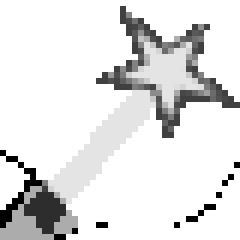
#> input picture image_gen/wand/base.png, 40 x 40 px (shown 6 times larger)
$ python wand_combine.py
#> lines starting #> are read from the running program, lines starting #| are printed output that depends on the picture
### image_gen/base.py

import cv2
import numpy as np


def applyMatrix(img, matrix):
    #applies a 4x4 matrix to each pixel of image
    #recall that arithmetic is done mod 256, so might want to normalize
    return np.dot(img, np.transpose(matrix))

def whitenAlpha(img):
    #r, g, b = alpha
    return applyMatrix(img,np.array([[0,0,0,1],[0,0,0,1],[0,0,0,1],[0,0,0,1]]))

def whitenBrightness(img):
    #r, g, b = (r+g+b)/3
    #again, alpha is unaffected
    return applyMatrix(img,np.array([[1/3,1/3,1/3,0],[1/3,1/3,1/3,0],[1/3,1/3,1/3,0],[0,0,0,1]]))

# [5 lines left out: function toColor, not called in this run]

def toColorBrightness(img,b,g,r):
    #b, g, r are numbers from 0 to 1.
    #blue part <= brightnesss*blue number as input
    #similar for the others
    return applyMatrix(whitenBrightness(img),np.array([[b,0,0,0],[g,0,0,0],[r,0,0,0],[0,0,0,1]]))


def addTransparent(img1, img2):
    #uses img2's alpha channel
    #img1's alpha is completely ignored and unaffected
    #remember: 0 is fully transparent, 255 (scaled to 1 here) is opaque
    #img1's value = (1 - img2's alpha) * img1's value + (img2's alpha) * img2's value
    #mutates img1
    alphas = 1/255 * img2[:,:,3]
    oneMinus = np.full(img1.shape[0:2], 1) - alphas
    for i in range(3):
        img1[:,:,i] = np.multiply(oneMinus, img1[:,:,i]) + np.multiply(alphas, img2[:,:,i]) #component wise multiplication


# img1's alpha = img2's alpha. All else unchanged
def copyTransparency(img1, img2):
    img1[:,:,3] = img2[:,:,3]
#first "real" example

#define colors
colors = {
    "blue":[1,0,0],
    "green":[0,1,0],
    "red":[0,0,1],
    "silver":[0.5,0.5,0.5],
    "yellow":[0,1,1],
    "purple":[1,0,0.7],
    "black":[0,0,0],
    "cyan":[1,1,0],
    "gray1":[0.1,0.1,0.1],
    "gray2":[0.2,0.2,0.2],
    "gray3":[0.3,0.3,0.3],
    "white":[1,1,1],

}

### image_gen/wand/wand_combine.py

import cv2
import numpy as np
import sys

sys.path.append("C:/Users/theleader/Desktop/games/toposort_game/image_gen")
#print(sys.path)
from base import *


for color in ["blue","green","red","yellow","purple","silver"]:
            base = cv2.imread("base.png",cv2.IMREAD_UNCHANGED)
#> base is the input picture: shape (40, 40, 4); mean B, G, R, A 226.2, 226.2, 226.2, 53.8
            filler = cv2.imread("filler.png",cv2.IMREAD_UNCHANGED)
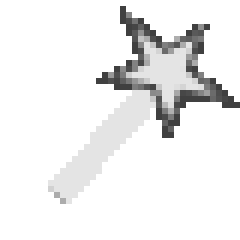
#> input picture image_gen/wand/filler.png, 40 x 40 px (shown 6 times larger)
#> filler is the input picture: shape (40, 40, 4); mean B, G, R, A 238.5, 238.5, 238.5, 49.8
            addTransparent(base, toColorBrightness(filler, colors[color][0], colors[color][1], colors[color][2]))
#> in applyMatrix (call 2), `return np.dot(img, np.transpose(matrix))`:
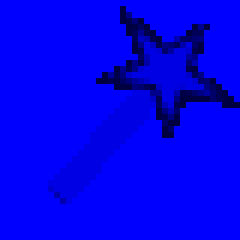
#> returned value: shape (40, 40, 4) float64 (shown 6 times larger); mean of channels 0, 1, 2, 3 238.5, 0, 0, 49.8; drawn as B, G, R
#> in addTransparent, `alphas = 1/255 * img2[:,:,3]`:
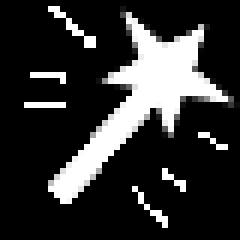
#> alphas: shape (40, 40) float64 (shown 6 times larger); min 0, max 1, mean 0.195
#> in addTransparent, `oneMinus = np.full(img1.shape[0:2], 1) - alphas`:
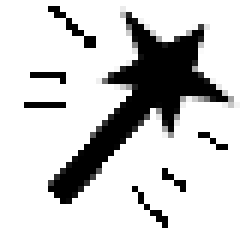
#> oneMinus: shape (40, 40) float64 (shown 6 times larger); min 0, max 1, mean 0.805
#> after the loop in addTransparent, `for i in range(3):`:
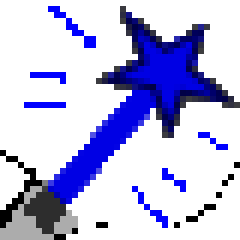
#> img1: shape (40, 40, 4) (shown 6 times larger); mean B, G, R, A 226.2, 188.4, 188.4, 53.8
            cv2.imwrite("output/wand_" + color +".png", base) #gem color , circle color
            print(f"""
 "{color} wand" : {{
                "name" : "{color} wand" ,
                "image" : "wand_{color}.png",
                "subtype1" : "wand",
                "subtype2" : "",
                "color": "{color}"
                 }},

""")
